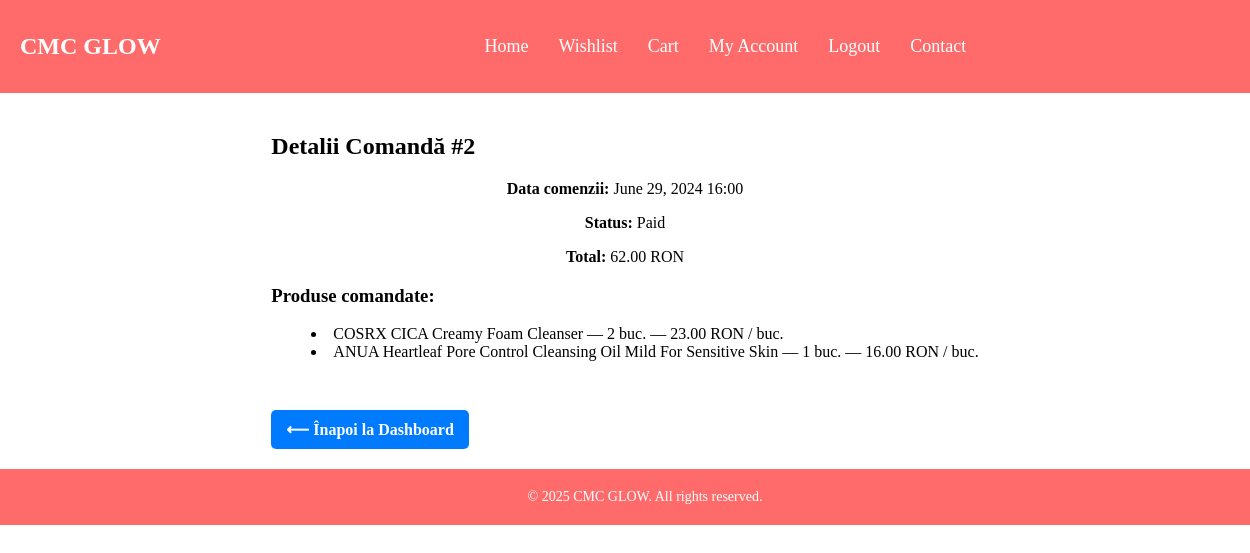
The page /order/2/ (signed in) on the database its author committed.
### products/models.py (models this page shows, shortened)
class Order(models.Model):
    user = models.ForeignKey(settings.AUTH_USER_MODEL, on_delete=models.CASCADE)
    total_amount = models.DecimalField(max_digits=10, decimal_places=2)
    status = models.CharField(max_length=20, default='Pending')
    created_at = models.DateTimeField(auto_now_add=True)
    updated_at = models.DateTimeField(auto_now=True)
    shipping_name = models.CharField(max_length=255, blank=True, null=True)
    shipping_address = models.CharField(max_length=255, blank=True, null=True)
    shipping_city = models.CharField(max_length=100, blank=True, null=True)
    shipping_state = models.CharField(max_length=100, blank=True, null=True)
    shipping_zip = models.CharField(max_length=20, blank=True, null=True)
    shipping_country = models.CharField(max_length=100, blank=True, null=True)
    shipping_method = models.CharField(max_length=100, blank=True, null=True)

class OrderItem(models.Model):
    order = models.ForeignKey(Order, related_name='items', on_delete=models.CASCADE)
    product = models.ForeignKey(Product, on_delete=models.CASCADE)
    quantity = models.PositiveIntegerField()
    price = models.DecimalField(max_digits=10, decimal_places=2)

class Product(models.Model):
    name = models.CharField(max_length=100)
    description = models.TextField()
    price = models.DecimalField(max_digits=10, decimal_places=2)
    sale_price = models.DecimalField(max_digits=10, decimal_places=2, blank=True, null=True)
    image = models.ImageField(upload_to='products/images/')
    product_types = models.ManyToManyField(ProductType, blank=True)
    skin_concerns = models.ManyToManyField(SkinConcern, blank=True)
    skin_types = models.ManyToManyField(SkinType, blank=True)
    ingredients = models.TextField(blank=True, null=True)
    usage = models.TextField(blank=True, null=True)
    is_in_stock = models.BooleanField(default=True)

### products/views.py (the view)
# urls.py: path('order/<int:order_id>/', views.order_detail_view, name='order_detail'),
@login_required
def order_detail_view(request, order_id):
    order = get_object_or_404(Order, id=order_id, user=request.user)
    context = {
        'order': order,
    }
    return render(request, 'products/order_detail.html', context)

### products/templates/products/order_detail.html (shortened to what this page needs)
{% extends 'base.html' %}
{% block content %}
<div class="order-detail-container">
    <h2>Detalii Comandă #{{ order.id }}</h2>
    <p><strong>Data comenzii:</strong> {{ order.created_at|date:"F d, Y H:i" }}</p>
    <p><strong>Status:</strong> {{ order.status }}</p>
    <p><strong>Total:</strong> {{ order.total_amount }} RON</p>
    <h3>Produse comandate:</h3>
    <ul>
        {% for item in order.items.all %}
            <li>
                {{ item.product.name }} — {{ item.quantity }} buc. — {{ item.price }} RON / buc.
            </li>
        {% endfor %}
    </ul>
    <br>
    <a href="{% url 'dashboard' %}" class="btn-back">⟵ Înapoi la Dashboard</a>
</div>
{% endblock %}

### static/css/styles.css (style rules this page uses)
body, html { margin: 0; padding: 0; min-height: 100%; display: flex; flex-direction: column; }
p { text-align: center; }
.btn-details, .btn-back { display: inline-block; margin-top: 15px; padding: 10px 15px; background-color: #007bff; color: white; text-decoration: none; border-radius: 5px; font-weight: bold; }
.order-detail-container { max-width: 800px; margin: 0 auto; padding: 20px; }
.order-detail-container ul { list-style: disc inside; margin-top: 15px; }

### rows shown on the page
Order: id "2", created_at "June 29, 2024 16:00", status "Paid", total_amount "62.00"
OrderItem: product.name "COSRX CICA Creamy Foam Cleanser", quantity "2", price "23.00"
OrderItem: product.name "ANUA Heartleaf Pore Control Cleansing Oil Mild For Sensitive Skin", quantity "1", price "16.00"
